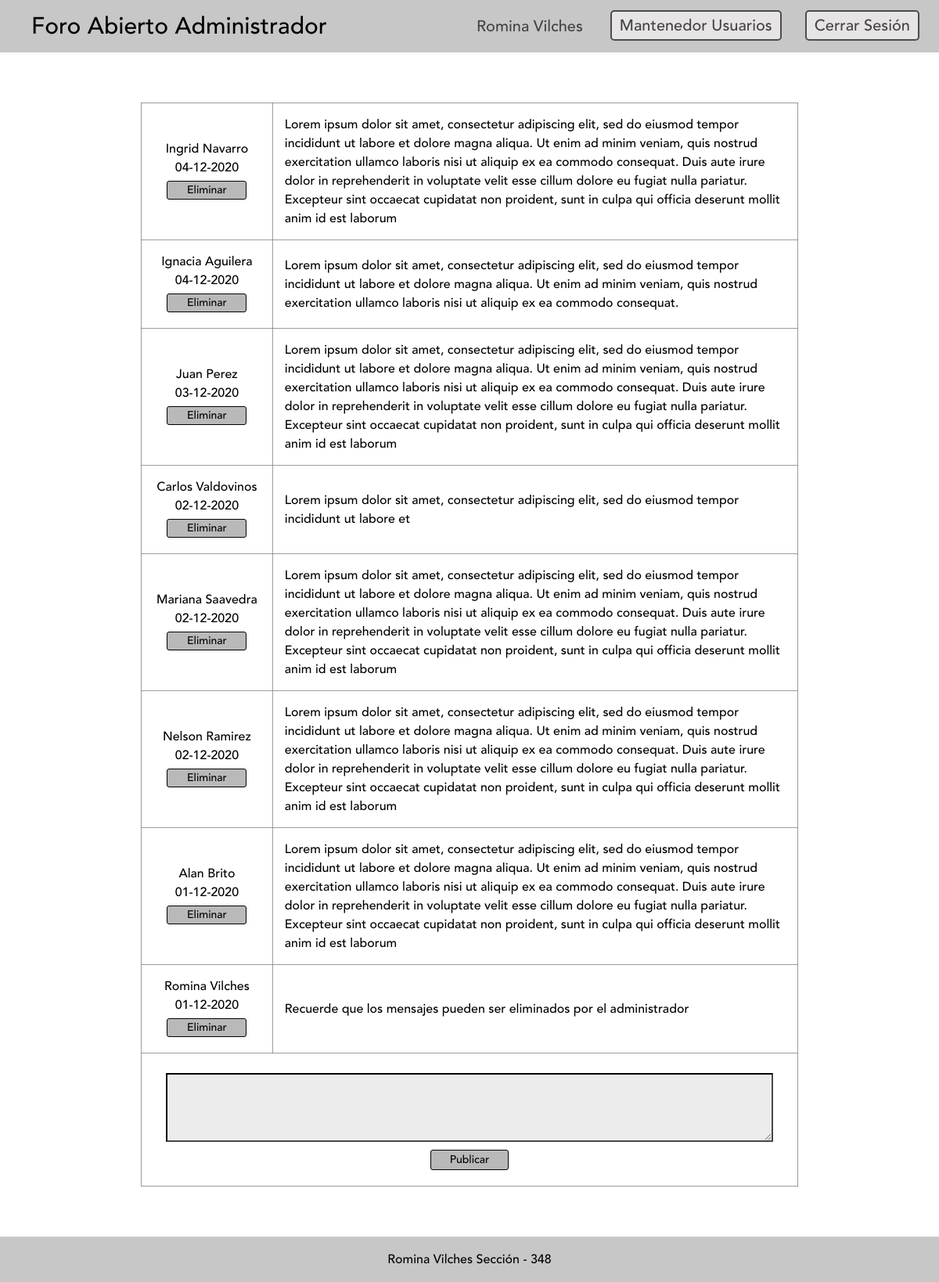
Screenshot of /admin.php (signed in) with the database file from the repository.
### tables this page shows
CREATE TABLE `foro` (
  `id` int(11) NOT NULL,
  `usuario` varchar(50) DEFAULT NULL,
  `fecha` date DEFAULT NULL,
  `mensaje` varchar(500) DEFAULT NULL
);

CREATE TABLE `usuario` (
  `usuario` varchar(50) NOT NULL,
  `clave` varchar(20) DEFAULT NULL,
  `nombre` varchar(50) DEFAULT NULL,
  `apellido` varchar(50) DEFAULT NULL,
  `tipo` varchar(15) DEFAULT NULL,
  `imagen` varchar(1000) DEFAULT NULL,
  `nacionalidad` varchar(30) DEFAULT NULL,
  `activo` tinyint(1) DEFAULT NULL
);

### admin.php (the view, shortened to what this page needs)
<?php
require('conexion.php');
$nombreUsuario = $_SESSION['nombre'].' '. $_SESSION['apellido'];
?>
<!DOCTYPE html>
<html>
<head>
	<link rel="stylesheet" href="css/estilo.css" />
</head>
<body>
	<div class="menu">
		<a href="admin.php" class="textMenu"><header>Foro Abierto Administrador</header></a>
		<div class="links">
			<a href="cerrarSesion.php" class="linkMenuAdmin">Cerrar Sesión</a>
			<a href="mantenedorUsuarios.php" class="linkMenuAdmin">Mantenedor Usuarios</a>
			<a class="linkMenuAdminNombre"><?php echo  $nombreUsuario; ?></a>
		</div>
	</div>
	<table>
	<?php
        $sql = "SELECT u.nombre, u.apellido, f.fecha, f.id, f.mensaje FROM foro as f inner join usuario as u on u.usuario=f.usuario order by f.fecha desc";
		$listar = $con->query($sql);
        foreach($listar as $fila){
			$fecha = date('d-m-Y', strtotime($fila['fecha']));
    ?>
        <tr>
			<td id="col1"><?php echo $fila['nombre'].' '.$fila['apellido'] ?> <br> <?php echo $fecha; ?> <br> <a class="linkEliminar" href="admin.php?n=<?php echo $fila['id']; ?>">Eliminar</a></td>
			<td><?php echo $fila['mensaje']; ?></td>
		</tr>
		<?php  } ?>
		<tr>
			<td colspan="2">
			<form name="form3" id="form3" method="post" action="agregarPost.php" onSubmit="return validaPost();">
				<div class="d">
					<textarea name="mensaje" id="mensaje" onBlur="obligatorioPost('mensaje','errorMensaje');"></textarea>
				</div>
				<div>
					<input type="submit" name="btnPublicar" id="btnPublicar" value="Publicar">
				</div>
			</form>
			</td>
		</tr>
	</table>
	<footer>
		<span> Romina Vilches Sección - 348 </span>
	</footer>
</body>
</html>

### css/estilo.css (style rules this page uses)
body { margin: 0; }
.menu { background-color: #C8C7C7; padding: 10px; }
.links { text-align: right; display: inline; }
.linkMenuAdminNombre { font-size: 20px; font-family: Avenir Medium; color: #444343; float: right; margin: 8px 20px; text-decoration: none; }
.linkMenuAdmin { font-size: 20px; font-family: Avenir Medium; float: right; margin: 3px 15px; text-decoration: none; border: solid 2px #4D4C4C; padding: 2px 10px; border-radius: 5px; background-color: rgb(230, 228, 228); color: #444343; }
.linkEliminar { width: 100px; border: 1px solid #000; border-radius: 3px; display: block; margin: 5px auto; background-color: rgb(185, 185, 185); color: #000; font-family: Avenir Medium; font-size: 14px; text-decoration: none; }
header { font-size: 30px; font-family: Avenir Medium; text-align: left; display: inline; margin-left: 1em; }
.textMenu { text-decoration: none; color: #000; }
table,td,th { border: 1px solid rgba(121, 117, 117, 0.719); }
table { border-collapse: collapse; margin: 4em auto; font-family: Avenir Medium; width: 70%; }
td, th { width: 100px; height: 35px; padding: 15px;; }
#col1 { width: 20%; text-align: center; }
.d { margin-bottom: 10px; }
#btnPublicar { width: 100px; border: 1px solid #000; border-radius: 3px; display: block; margin: 5px auto; background-color: rgb(185, 185, 185); font-family: Avenir Medium; font-size: 14px; }
span { margin: 7px auto; display: block; width: 350px; text-align: center; font-family: Avenir Medium; }
textarea { width: 95%; height: 80px; display: block; margin: 10px auto; border: inset 2px rgb(71, 71, 71); background-color: rgb(236, 236, 236); font-family: Avenir Medium; font-size: 16px; }
footer { background-color: #C8C7C7; margin: 0; padding: 10px; }

### rows the page displays
foro: usuario.nombre "Ingrid", usuario.apellido "Navarro", fecha "04-12-2020", mensaje "Lorem ipsum dolor sit amet, consectetur adipiscing elit, sed do eiusmod tempor incididunt ut labore et dolore magna aliqua. Ut enim ad minim veniam, quis nostrud exercitation ullamco laboris nisi ut aliquip ex ea commodo consequat. Duis aute irure dolor in reprehenderit in voluptate velit esse cillum dolore eu fugiat nulla pariatur. Excepteur sint occaecat cupidatat non proident, sunt in culpa qui officia deserunt mollit anim id est laborum"
foro: usuario.nombre "Ignacia", usuario.apellido "Aguilera", fecha "04-12-2020", mensaje "Lorem ipsum dolor sit amet, consectetur adipiscing elit, sed do eiusmod tempor incididunt ut labore et dolore magna aliqua. Ut enim ad minim veniam, quis nostrud exercitation ullamco laboris nisi ut aliquip ex ea commodo consequat."
foro: usuario.nombre "Juan", usuario.apellido "Perez", fecha "03-12-2020", mensaje "Lorem ipsum dolor sit amet, consectetur adipiscing elit, sed do eiusmod tempor incididunt ut labore et dolore magna aliqua. Ut enim ad minim veniam, quis nostrud exercitation ullamco laboris nisi ut aliquip ex ea commodo consequat. Duis aute irure dolor in reprehenderit in voluptate velit esse cillum dolore eu fugiat nulla pariatur. Excepteur sint occaecat cupidatat non proident, sunt in culpa qui officia deserunt mollit anim id est laborum"
foro: usuario.nombre "Carlos", usuario.apellido "Valdovinos", fecha "02-12-2020", mensaje "Lorem ipsum dolor sit amet, consectetur adipiscing elit, sed do eiusmod tempor incididunt ut labore et"
foro: usuario.nombre "Mariana", usuario.apellido "Saavedra", fecha "02-12-2020", mensaje "Lorem ipsum dolor sit amet, consectetur adipiscing elit, sed do eiusmod tempor incididunt ut labore et dolore magna aliqua. Ut enim ad minim veniam, quis nostrud exercitation ullamco laboris nisi ut aliquip ex ea commodo consequat. Duis aute irure dolor in reprehenderit in voluptate velit esse cillum dolore eu fugiat nulla pariatur. Excepteur sint occaecat cupidatat non proident, sunt in culpa qui officia deserunt mollit anim id est laborum"
foro: usuario.nombre "Nelson", usuario.apellido "Ramirez", fecha "02-12-2020", mensaje "Lorem ipsum dolor sit amet, consectetur adipiscing elit, sed do eiusmod tempor incididunt ut labore et dolore magna aliqua. Ut enim ad minim veniam, quis nostrud exercitation ullamco laboris nisi ut aliquip ex ea commodo consequat. Duis aute irure dolor in reprehenderit in voluptate velit esse cillum dolore eu fugiat nulla pariatur. Excepteur sint occaecat cupidatat non proident, sunt in culpa qui officia deserunt mollit anim id est laborum"
foro: usuario.nombre "Alan", usuario.apellido "Brito", fecha "01-12-2020", mensaje "Lorem ipsum dolor sit amet, consectetur adipiscing elit, sed do eiusmod tempor incididunt ut labore et dolore magna aliqua. Ut enim ad minim veniam, quis nostrud exercitation ullamco laboris nisi ut aliquip ex ea commodo consequat. Duis aute irure dolor in reprehenderit in voluptate velit esse cillum dolore eu fugiat nulla pariatur. Excepteur sint occaecat cupidatat non proident, sunt in culpa qui officia deserunt mollit anim id est laborum"
foro: usuario.nombre "Romina", usuario.apellido "Vilches", fecha "01-12-2020", mensaje "Recuerde que los mensajes pueden ser eliminados por el administrador"

### other values shown
$nombreUsuario "Romina Vilches"
